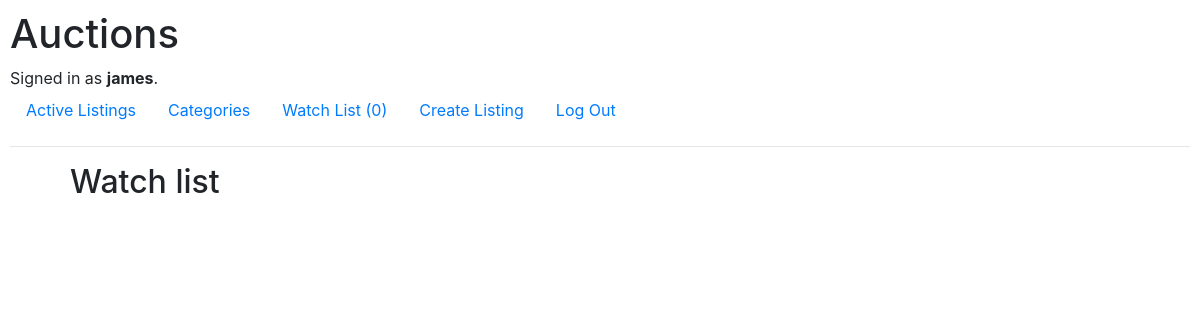
Before: /watch (signed in) with the older database file.
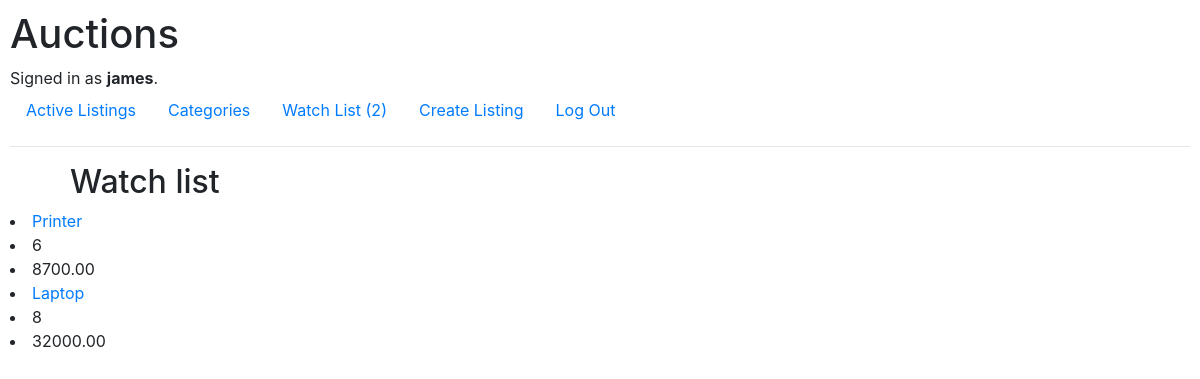
After: the same page with the newer database file.
### auctions/models.py (models this page shows, shortened)
class Watchlist(models.Model):
    author = models.ForeignKey(User, on_delete=models.CASCADE)
    listing = models.ForeignKey(Listing, on_delete=models.CASCADE)

class Listing(models.Model):
    CATEGORY_CHOICES = [
        ('elec', 'Electronics'),
        ('ktc', 'Kitchen Appliances'),
        ('clt', 'Clothing'),
        ('fur', 'Furniture')
    ]
    title = models.CharField(max_length=64)
    description = models.TextField()
    starting_bid = models.DecimalField(max_digits=10, decimal_places=2)
    posting_date = models.DateTimeField(auto_now_add=True)
    category = models.CharField(max_length=32, choices=CATEGORY_CHOICES)
    image  = models.ImageField(null=True, blank=True, upload_to="images/")
    closed = models.BooleanField(default=False)
    user = models.ForeignKey(User, on_delete=models.CASCADE, related_name="listing")

### auctions/views.py (the view)
# urls.py: path("watch", views.watchlist, name="watch"),
def watchlist(request):
    user_instance = User.objects.get(id=request.user.id)
    if request.method == "POST":
        if 'Add' in request.POST:
            listing_instance = Listing.objects.get(id=request.POST.get("Add"))
        else:
            listing_instance = Listing.objects.get(id=request.POST.get("Remove"))
        if Watchlist.objects.filter(author = user_instance, listing_id = listing_instance).exists():
            watch = Watchlist.objects.get(author = user_instance , listing = listing_instance)
            watch.delete()
        else:
            watch = Watchlist(author = user_instance, listing = listing_instance)
            watch.save()
        return HttpResponseRedirect(reverse("listing",kwargs={"listing_id": listing_instance.id}))
    else:
        watch_items = Watchlist.objects.filter(author= user_instance)
        return render(request, "auctions/watch.html", {
            "watch_items":watch_items,
            "total":total_items(request.user.id)
        })

### auctions/views.py (called while the page is built)
def total_items(user_id):
     return Watchlist.objects.filter(author = user_id).count()

### auctions/templates/auctions/watch.html
{% extends "auctions/layout.html" %}
{% block body %}
    <h2>Watch list</h2>
        {% for item in watch_items %}
            <li> <a href="{% url 'listing' item.listing.id %}">{{ item.listing.title }}</a></li>
            <li>{{ item.listing.id }}</li>
            <li>{{ item.listing.starting_bid }}</li>
        {% endfor %}
{% endblock %}

### auctions/templates/auctions/layout.html (shortened to what this page needs)
{% load static %}
<!DOCTYPE html>
<html lang="en">
    <head>
        <link rel="stylesheet" href="https://stackpath.bootstrapcdn.com/bootstrap/4.4.1/css/bootstrap.min.css">
        <link href="{% static 'auctions/styles.css' %}" rel="stylesheet">
    </head>
    <body>
        <h1>Auctions</h1>
        <div>
            {% if user.is_authenticated %}
                Signed in as <strong>{{ user.username }}</strong>.
            {% else %}
                Not signed in.
            {% endif %}
        </div>
        <ul class="nav">
            <li class="nav-item">
                <a class="nav-link" href="{% url 'index' %}">Active Listings</a>
            </li>
            <li class="nav-item">
                <a class="nav-link" href="{% url 'category' %}">Categories</a>
            </li>
            {% if user.is_authenticated %}
                <li class="nav-item">
                    <a class="nav-link" href="{% url 'watch' %}">Watch List ({{total}}) </a>
                </li>
                <li class="nav-item">
                    <a class="nav-link" href="{% url 'create' %}">Create Listing</a>
                </li>
                <li class="nav-item">
                    <a class="nav-link" href="{% url 'logout' %}">Log Out</a>
                </li>
            {% endif %}
        </ul>
        <hr>
        {% block body %}
        {% endblock %}
    </body>
</html>

Changed rows visible on the page:
added Watchlist: listing "Printer", listing.id "6", listing.starting_bid "8700.00"
added Watchlist: listing "Laptop", listing.id "8", listing.starting_bid "32000.00"
Other visible differences:
{{ total }}: "0" → "2"
